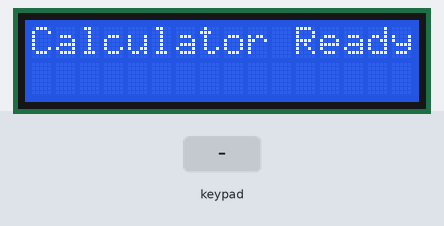
Recording of a sketch running on a simulated Arduino Uno, built with avr-gcc and run on an emulated ATmega328P. On the bench: 16×2 character LCD. Inputs (shaded band) come from the test bench.

Above: at 0.1 s.
3.3 s: keypad keys 7 + 5 = pressed 0.4 s apart
At 5.5 s:
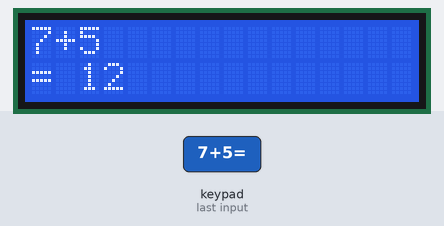
6.4 s: key 'C' pressed
At 8.6 s:
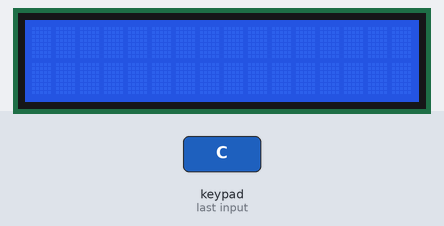
8.9 s: keypad keys 6 * 7 = pressed 0.4 s apart
At 10.9 s:
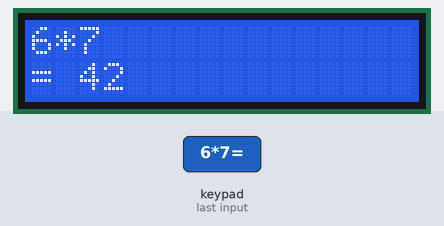
12.0 s: key '+' pressed
At 13.2 s:
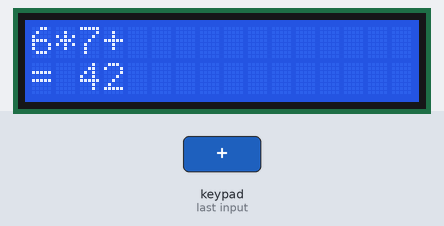
13.5 s: key '*' pressed
At 14.5 s:
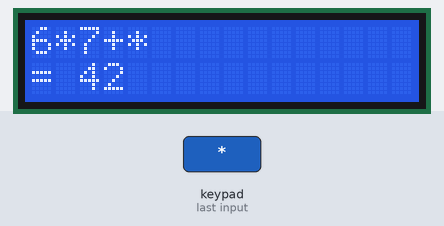
15.0 s: keypad keys 9 8 7 6 * pressed 0.4 s apart
At 16.9 s:
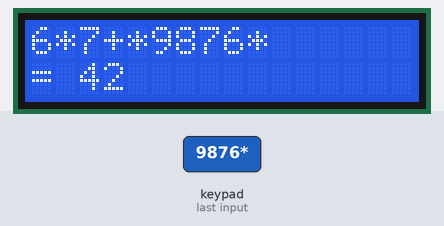
Timing chart, 0 to 18.4 s (numbered marks = the images above; inputs shaded):
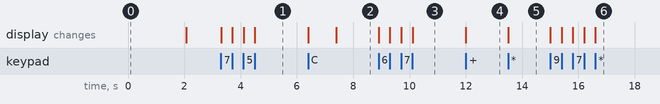

Measured:
- after the input at 3.3 s, the display: first changes at once (image 1 shows a later state)
- after the input at 6.4 s, the display: first changes at once (image 2 shows a later state)
- after the input at 8.9 s, the display: first changes at once (image 3 shows a later state)
- after the input at 12.0 s, the display: changes at once (image 4)
- after the input at 13.5 s, the display: changes at once (image 5)
- after the input at 15.0 s, the display: first changes at once (image 6 shows a later state)

The sketch:

sprint2.ino
```cpp
#include <Keypad.h>
#include <LiquidCrystal.h>

class Display {
private:
    LiquidCrystal& lcd;
public:
    Display(LiquidCrystal& lcdDisplay) : lcd(lcdDisplay) {}

    void clearDisplay() {
        lcd.clear();
    }

    void showMessage(const String& message) {
        lcd.setCursor(0, 0);
        lcd.print(message);
    }

    void showResult(const String& result) {
        lcd.setCursor(0, 1);
        lcd.print(result);
    }

    void showInput(const String& input) {
        lcd.setCursor(0, 0);
        lcd.print(input);
    }
};

class Calculator {
private:
    String input;
    String result;
    Display& display;

public:
    Calculator(Display& displayObj) : display(displayObj) {}

    void processKey(char key) {
        if (key == 'C') {
            clearAll();
        } else if (key == '=') {
            result = calculate(input);
            display.showResult("= " + result);
        } else {
            input += key;
            display.showInput(input);
        }
    }

    void clearAll() {
        input = "";
        result = "";
        display.showMessage("Cleared");
        delay(1000);  // Optional delay to show "Cleared" message for a brief moment
        display.clearDisplay();
    }

    String calculate(const String& expr) {
        int index = expr.indexOf('+');
        if (index < 0) index = expr.indexOf('-');
        if (index < 0) index = expr.indexOf('*');
        if (index < 0) index = expr.indexOf('/');

        if (index > 0) {
            int num1 = expr.substring(0, index).toInt();
            int num2 = expr.substring(index + 1).toInt();
            char op = expr[index];

            switch (op) {
                case '+': return String(num1 + num2);
                case '-': return String(num1 - num2);
                case '*': return String(num1 * num2);
                case '/': return num2 != 0 ? String((float)num1 / num2) : "Err";
            }
        }

        return "Err";
    }
};

LiquidCrystal lcd(A0, A1, A2, A3, A4, A5);

const byte ROWS = 4;
const byte COLS = 4;
char keys[ROWS][COLS] = {
    {'1', '5', '9', 'C'},
    {'2', '6', '0', '-'},
    {'3', '7', '+', '*'},
    {'4', '8', '=', '/'}
};

byte rowPins[ROWS] = {9, 8, 7, 6};
byte colPins[COLS] = {5, 4, 3, 2};
Keypad keypad = Keypad(makeKeymap(keys), rowPins, colPins, ROWS, COLS);

Display display(lcd);
Calculator calculator(display);

void setup() {
    lcd.begin(16, 2);
    display.showMessage("Calculator Ready");
    delay(2000);
    display.clearDisplay();
}

void loop() {
    char key = keypad.getKey();
    if (key) {
        calculator.processKey(key);
    }
}
```

sprint2.cpp
```cpp
#include <Keypad.h>
#include <LiquidCrystal.h>

class Display {
private:
    LiquidCrystal& lcd;
public:
    Display(LiquidCrystal& lcdDisplay) : lcd(lcdDisplay) {}

    void clearDisplay() {
        lcd.clear();
    }

    void showMessage(const String& message) {
        lcd.setCursor(0, 0);
        lcd.print(message);
    }

    void showResult(const String& result) {
        lcd.setCursor(0, 1);
        lcd.print(result);
    }

    void showInput(const String& input) {
        lcd.setCursor(0, 0);
        lcd.print(input);
    }
};

class Calculator {
private:
    String input;
    String result;
    Display& display;

public:
    Calculator(Display& displayObj) : display(displayObj) {}

    void processKey(char key) {
        if (key == 'C') {
            clearAll();
        } else if (key == '=') {
            result = calculate(input);
            display.showResult("= " + result);
        } else {
            input += key;
            display.showInput(input);
        }
    }

    void clearAll() {
        input = "";
        result = "";
        display.showMessage("Cleared");
        delay(1000);  // Optional delay to show "Cleared" message for a brief moment
        display.clearDisplay();
    }

    String calculate(const String& expr) {
        int index = expr.indexOf('+');
        if (index < 0) index = expr.indexOf('-');
        if (index < 0) index = expr.indexOf('*');
        if (index < 0) index = expr.indexOf('/');

        if (index > 0) {
            int num1 = expr.substring(0, index).toInt();
            int num2 = expr.substring(index + 1).toInt();
            char op = expr[index];

            switch (op) {
                case '+': return String(num1 + num2);
                case '-': return String(num1 - num2);
                case '*': return String(num1 * num2);
                case '/': return num2 != 0 ? String((float)num1 / num2) : "Err";
            }
        }

        return "Err";
    }
};

LiquidCrystal lcd(A0, A1, A2, A3, A4, A5);

const byte ROWS = 4;
const byte COLS = 4;
char keys[ROWS][COLS] = {
    {'1', '5', '9', 'C'},
    {'2', '6', '0', '-'},
    {'3', '7', '+', '*'},
    {'4', '8', '=', '/'}
};

byte rowPins[ROWS] = {9, 8, 7, 6};
byte colPins[COLS] = {5, 4, 3, 2};
Keypad keypad = Keypad(makeKeymap(keys), rowPins, colPins, ROWS, COLS);

Display display(lcd);
Calculator calculator(display);

void setup() {
    lcd.begin(16, 2);
    display.showMessage("Calculator Ready");
    delay(2000);
    display.clearDisplay();
}

void loop() {
    char key = keypad.getKey();
    if (key) {
        calculator.processKey(key);
    }
}
```
